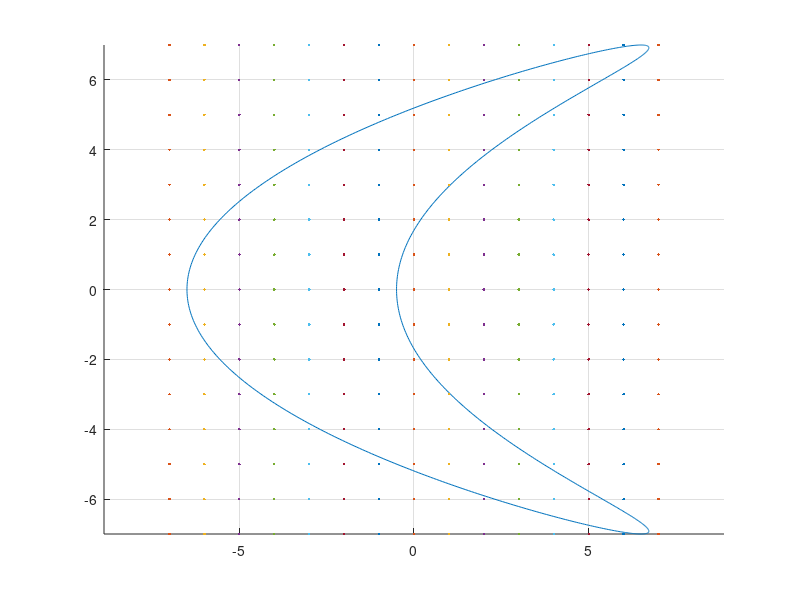

Here is the MATLAB script that generated this plot:
clear
close all
clc

% parameterized curve (can be any parameterized curve)
N = 900;
tt = linspace(0,2*pi,N);
dt = tt(2)-tt(1);
x = 1.5 + 3*sin(tt) + 5*cos(2*tt);
y = 7*cos(tt);
s = [x;y];

% number of points in the polygon
aa = round(max([x y])); % grid size (aa x aa)
[xx,yy] = meshgrid(linspace(-aa,aa,2*aa+1)); % formation of the grid
[inside,on] = inpolygon(xx,yy,x,y); % matlab point-in-polygon algorithm

% % area enclosed by the curve
% xx2 = @(y) -7/2+3*sqrt(1-y.^2/49)+10*y.^2/49;
% xx1 = @(y) -7/2-3*sqrt(1-y.^2/49)+10*y.^2/49;
% area = integral(@(y)xx2(y)-xx1(y),-7,7);

% unit tangent and outward unit normal
dxdt = 3*cos(tt)-10*sin(2*tt); % derivative of x-component
dydt = -7*sin(tt); % derivative of y-component
t = [dxdt;dydt]... % unit tangent
     ./vecnorm([dxdt;dydt]);
n = [-dydt;dxdt]./vecnorm([dxdt;dydt]); % unit normal

% vector field
ds = sqrt(dxdt.^2+dydt.^2)*dt; % arc length
in = 0; % initialization of inside points
out = 0; % initilization of outside points
Flux = zeros(2*aa+1); % matrix to store Flux values

% % debugging code
% a = -1;
% b = 0;
% q = 1;
% E1x = q*(x-a)./((x-a).^2+(y-b).^2)/(2*pi);
% E1y = q*(y-b)./((x-a).^2+(y-b).^2)/(2*pi);
% E1 = [E1x;E1y];
% Flux1 = dot(E1,n)*ds';

% iterate over each grid point and compute the flux through the surface
for j = 1:2*aa+1
    for k = 1:2*aa+1
        q = 2*pi; % define charge with value of 2pi
        E = q.*(s-[xx(1,k);yy(j,1)])... % E field eval. at s when q = (xx(1,j),yy(k,1))
            ./(2*pi*vecnorm(s-[xx(1,k);yy(j,1)]).^2);
        Flux(j,k)= dot(E,n)*ds'; % Flux of E (2*pi*winding number)
        if abs(Flux(j,k)) > q/2 
            in = in + 1; % flux inside = q
        else
            out = out + 1; % flux outside = 0
        end
    end
end

disp(['Points inside the curve (algorithm) = ',num2str(in)]);
disp(['Points inside the curve (MATLAB) = ',num2str(numel(yy(inside)))]);
disp(['Points outside the curve = ',num2str(out)]);
 
figure
hold on
grid on
plot(x,y); % plot of the curve
plot(xx,yy,'.'); % plot of the vector field
% plot(xx1(yy),yy,'ro'); % plot of left half of curve
% plot(xx2(yy),yy,'ro'); % plot of right half of curve
% quiver(x,y,n(1,:),n(2,:)); % unit normal
% quiver(x,y,t(1,:),t(2,:)); % unit tangent
% quiver(x,y,E1(1,:),E1(2,:),'color','k'); % electric field evaluated on the curve
axis equal
